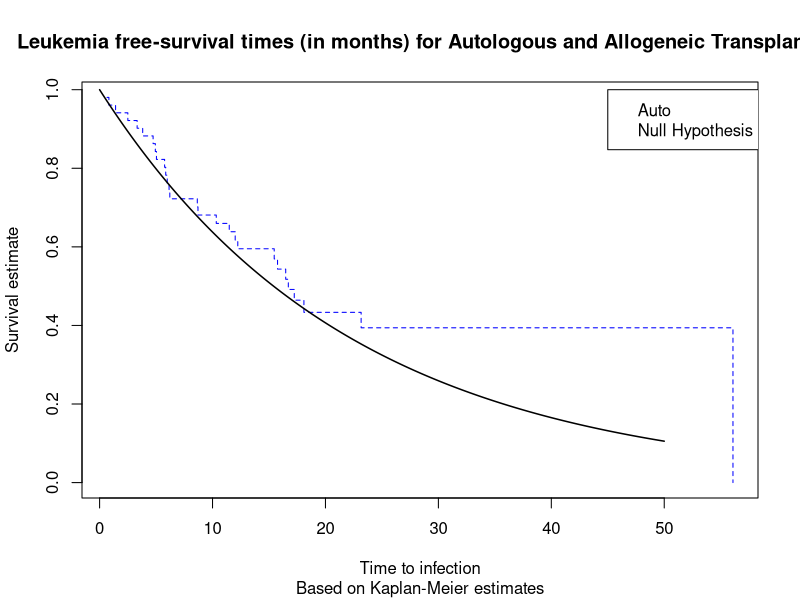

The R script that drew this image: (Note: this script raises an error after producing the figure.)
## ---- chunk 1
library(survminer)
library(data.table)
library(survival)
library(ggplot2)
## ---- chunk 2

data <- read.table('Section1_9.dat',col.names = c('Surv_Time','Treatment','Censored'),colClasses = c('numeric', 'numeric', 'numeric'))

surv_obj <- survfit(Surv(time = data$Surv_Time, 
                         event = data$Censored)~data$Treatment, 
                    subset = data$Treatment==2,
                    type="kaplan-meier")

surv_summary <- summary(surv_obj)

surv.estimates <- surv_obj$surv
surv.times <- surv_obj$time

x <- seq(0, 50, length.out=1000)
y <- exp(-0.045*x)

plot(x=surv.times, y=surv.estimates, type='s', xlab="Time to infection", ylab="Survival estimate", 
     main = "Leukemia free-survival times (in months) for Autologous and Allogeneic Transplants",
     sub = "Based on Kaplan-Meier estimates", col = "blue", lty=2)
lines(x = x,y, lwd=1.5, lty=1)
legend(45,1,legend = c("Auto","Null Hypothesis"))
## ---- chunk 3

stat <- (sum(surv_summary$n.event) - sum(0.045*surv_summary$time))^2/sum(0.045*surv_summary$time)

norm.stat <- sqrt(stat)

1-pnorm(q = norm.stat, mean = 0, sd = 1)

pnorm(q = norm.stat, mean = 0, sd = 1)

pchisq(stat, df = 1, lower.tail = FALSE)

## ---- chunk 4
1-pchisq(stat, df = 1, lower.tail = FALSE)

1-pchisq(stat, df=1, lower.tail=FALSE)-pchisq(-stat,df=1)

## ---- chunk 5

pchisq(0.045, df = 1)

## ---- chunk 6
burn_data <- fread('Section1_6.dat',col.names = c('Patient_ID', 'Treatment', 'Gender', 'Race', 'Perc_Area_Burned', 'BSI_Head', 'BSI_Butt', 'BSI_Trunk', 'BSI_Upper', 'BSI_Lower', 'BSI_Resp', 'TOB', 'TTE', 'Excision_Ind', 'TTPAT', 'PAT', 'TTSAI', 'SAI'))

burn_data <- burn_data[,c("Treatment","TTSAI","SAI")]
chi_Stat <- survdiff(Surv(TTSAI,SAI) ~ Treatment, data=burn_data)$chisq

surf_obj_burn <- survfit(Surv(TTSAI,SAI) ~ Treatment, data=burn_data)
surf_obj_burn_2 <- survfit(Surv(TTSAI,SAI), data=burn_data)

Dth1 = Rsk1 = numeric(length(surf_obj_burn_2$time))
Dth1[match(surf_obj_burn$time[38:73],surf_obj_burn_2$time)] = tmpsrv$n.ev[38:73]

maxind1 = match(surf_obj_burn$time[73],surf_obj_burn_2$time)
for(i in 1:maxind1) 
   Rsk1[i] = max(surf_obj_burn$n.risk[38:73][
   surf_obj_burn$time[38:73] >= surf_obj_burn_2$time[i]])

Rsk1Frac = Rsk1/surf_obj_burn_2$n.risk
Gehan = sum(surf_obj_burn_2$n.risk*(Dth1 - Rsk1Frac*surf_obj_burn_2$n.ev))/
sqrt(sum(surf_obj_burn_2$n.risk^2*Rsk1Frac*(1-Rsk1Frac)*surf_obj_burn_2$n.ev))
round(c(stat = Gehan, chisq= Gehan^2, pval=1-pchisq(Gehan^2,1)),3)

TaronWar = sum(sqrt(surf_obj_burn_2$n.risk)*(Dth1 - Rsk1Frac*surf_obj_burn_2$n.ev))/sqrt(sum(surf_obj_burn_2$n.risk*Rsk1Frac*(1-Rsk1Frac)*surf_obj_burn_2$n.ev))
round(c(stat = TaronWar, chisq= TaronWar^2, pval=1-pchisq(TaronWar^2,1)),3)
## ---- chunk 7
rat_data <- as.data.frame(matrix(c(20,21,23,24,24,26,26,27,28,30,26,28,29,29,30,30,31,31,32,35,31,32,34,35,36,38,38,39,42,42,1,1,1,1,1,1,1,1,1,1,2,2,2,2,2,2,2,2,2,2,3,3,3,3,3,3,3,3,3,3,1,1,1,1,1,1,1,1,1,1,1,1,1,1,1,1,1,1,1,0,1,1,1,1,1,1,1,1,0,0), nrow=30,byrow=FALSE))

colnames(rat_data) <- c('death_times','treatment','censored')

rat_data
## ---- chunk 8
kmp <-survfit(Surv(rat_data$death_times,rat_data$censored)~rat_data$treatment,type="kaplan-meier")

ggsurv_rats <- ggsurvplot(kmp, data = rat_data, xlab="Days to death",
                          ylab="Survival Estimate",
                          legend.labs = c("Untreated", "Radiated", "Radiated+BPA"), 
                          linetype = 'strata') + 
        labs(title = "Survival estimates for rats in the study",
        subtitle = "Based on Kaplan-Meier estimates")

ggsurv_rats <- ggpar(ggsurv_rats, 
                     font.title    = c(14, "bold"),
                     font.subtitle = c(12, "bold.italic"),        
                     font.x        = c(11, "plain"),          
                     font.y        = c(11, "plain"))

print(ggsurv_rats)

summary(kmp)
## ---- chunk 9
rats_1_2 <- rat_data[rat_data$treatment == 1 | rat_data$treatment == 2,]
rats_1_3 <- rat_data[rat_data$treatment == 1 | rat_data$treatment == 3,]
rats_2_3 <- rat_data[rat_data$treatment == 2 | rat_data$treatment == 3,]

rats_surv_1_2 <- survdiff(Surv(time = rats_1_2$death_times, 
                         event = rats_1_2$censored)~rats_1_2$treatment)

print(rats_surv_1_2$chisq)

print(pchisq(rats_surv_1_2$chisq,1,lower.tail = FALSE))

rats_surv_1_3 <- survdiff(Surv(time = rats_1_3$death_times, 
                         event = rats_1_3$censored)~rats_1_3$treatment)

print(rats_surv_1_3$chisq)

print(pchisq(rats_surv_1_3$chisq,1,lower.tail = FALSE))

rats_surv_2_3 <- survdiff(Surv(time = rats_2_3$death_times, 
                         event = rats_2_3$censored)~rats_2_3$treatment)

print(rats_surv_2_3$chisq)

print(pchisq(rats_surv_2_3$chisq,1,lower.tail = FALSE))
